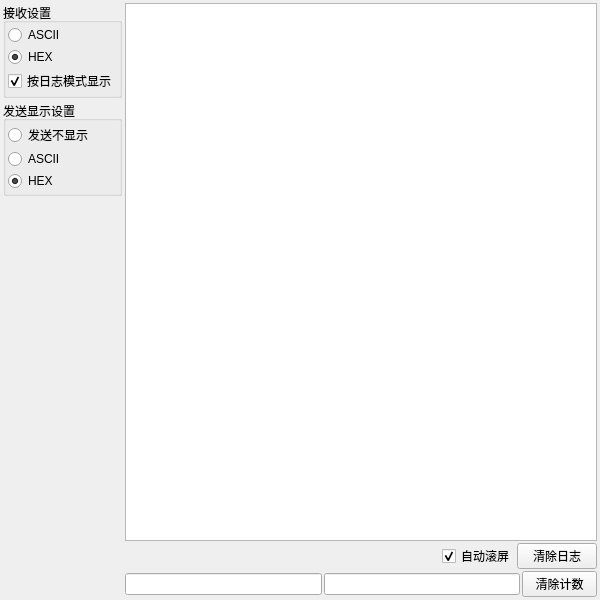
<?xml version="1.0" encoding="UTF-8"?>
<ui version="4.0">
 <class>FormDataLog</class>
 <widget class="QWidget" name="FormDataLog">
  <property name="geometry">
   <rect>
    <x>0</x>
    <y>0</y>
    <width>600</width>
    <height>600</height>
   </rect>
  </property>
  <property name="minimumSize">
   <size>
    <width>600</width>
    <height>600</height>
   </size>
  </property>
  <property name="windowTitle">
   <string>数据日志</string>
  </property>
  <property name="windowIcon">
   <iconset resource="resources.qrc">
    <normaloff>:/icon/MI.ico</normaloff>:/icon/MI.ico</iconset>
  </property>
  <layout class="QHBoxLayout" name="horizontalLayout_3">
   <property name="spacing">
    <number>3</number>
   </property>
   <property name="leftMargin">
    <number>3</number>
   </property>
   <property name="topMargin">
    <number>3</number>
   </property>
   <property name="rightMargin">
    <number>3</number>
   </property>
   <property name="bottomMargin">
    <number>3</number>
   </property>
   <item>
    <layout class="QVBoxLayout" name="verticalLayout_6">
     <item>
      <widget class="QGroupBox" name="groupBox">
       <property name="title">
        <string>接收设置</string>
       </property>
       <layout class="QVBoxLayout" name="verticalLayout_2">
        <property name="spacing">
         <number>2</number>
        </property>
        <property name="leftMargin">
         <number>2</number>
        </property>
        <property name="topMargin">
         <number>2</number>
        </property>
        <property name="rightMargin">
         <number>2</number>
        </property>
        <property name="bottomMargin">
         <number>2</number>
        </property>
        <item>
         <layout class="QVBoxLayout" name="verticalLayout">
          <property name="spacing">
           <number>2</number>
          </property>
          <item>
           <widget class="QRadioButton" name="radio_ASCII">
            <property name="text">
             <string>ASCII</string>
            </property>
            <property name="checked">
             <bool>false</bool>
            </property>
           </widget>
          </item>
          <item>
           <widget class="QRadioButton" name="radio_hex">
            <property name="text">
             <string>HEX</string>
            </property>
            <property name="checked">
             <bool>true</bool>
            </property>
           </widget>
          </item>
         </layout>
        </item>
        <item>
         <widget class="QCheckBox" name="check_isLog">
          <property name="text">
           <string>按日志模式显示</string>
          </property>
          <property name="checked">
           <bool>true</bool>
          </property>
         </widget>
        </item>
       </layout>
      </widget>
     </item>
     <item>
      <widget class="QGroupBox" name="groupBox_send">
       <property name="title">
        <string>发送显示设置</string>
       </property>
       <layout class="QVBoxLayout" name="verticalLayout_4">
        <property name="spacing">
         <number>2</number>
        </property>
        <property name="leftMargin">
         <number>2</number>
        </property>
        <property name="topMargin">
         <number>2</number>
        </property>
        <property name="rightMargin">
         <number>2</number>
        </property>
        <property name="bottomMargin">
         <number>2</number>
        </property>
        <item>
         <layout class="QVBoxLayout" name="verticalLayout_send">
          <property name="spacing">
           <number>2</number>
          </property>
          <item>
           <widget class="QRadioButton" name="radio_show_send">
            <property name="text">
             <string>发送不显示</string>
            </property>
            <property name="checked">
             <bool>false</bool>
            </property>
           </widget>
          </item>
          <item>
           <widget class="QRadioButton" name="radio_ASCII_send">
            <property name="text">
             <string>ASCII</string>
            </property>
            <property name="checked">
             <bool>false</bool>
            </property>
           </widget>
          </item>
          <item>
           <widget class="QRadioButton" name="radio_hex_send">
            <property name="text">
             <string>HEX</string>
            </property>
            <property name="checked">
             <bool>true</bool>
            </property>
           </widget>
          </item>
         </layout>
        </item>
       </layout>
      </widget>
     </item>
     <item>
      <spacer name="verticalSpacer">
       <property name="orientation">
        <enum>Qt::Vertical</enum>
       </property>
       <property name="sizeHint" stdset="0">
        <size>
         <width>20</width>
         <height>40</height>
        </size>
       </property>
      </spacer>
     </item>
    </layout>
   </item>
   <item>
    <layout class="QVBoxLayout" name="verticalLayout_3">
     <property name="spacing">
      <number>2</number>
     </property>
     <item>
      <widget class="QTextBrowser" name="txtBs_recvData"/>
     </item>
     <item>
      <layout class="QHBoxLayout" name="horizontalLayout">
       <item>
        <spacer name="horizontalSpacer">
         <property name="orientation">
          <enum>Qt::Horizontal</enum>
         </property>
         <property name="sizeHint" stdset="0">
          <size>
           <width>40</width>
           <height>20</height>
          </size>
         </property>
        </spacer>
       </item>
       <item>
        <widget class="QCheckBox" name="check_autoScroll">
         <property name="text">
          <string>自动滚屏</string>
         </property>
         <property name="checked">
          <bool>true</bool>
         </property>
        </widget>
       </item>
       <item>
        <widget class="QPushButton" name="button_clear">
         <property name="text">
          <string>清除日志</string>
         </property>
        </widget>
       </item>
      </layout>
     </item>
     <item>
      <layout class="QHBoxLayout" name="horizontalLayout_2">
       <item>
        <widget class="QLineEdit" name="lineEdit_frmCnt">
         <property name="readOnly">
          <bool>true</bool>
         </property>
        </widget>
       </item>
       <item>
        <widget class="QLineEdit" name="lineEdit_byteCnt">
         <property name="readOnly">
          <bool>true</bool>
         </property>
        </widget>
       </item>
       <item>
        <widget class="QPushButton" name="pushButton">
         <property name="maximumSize">
          <size>
           <width>75</width>
           <height>16777215</height>
          </size>
         </property>
         <property name="text">
          <string>清除计数</string>
         </property>
        </widget>
       </item>
      </layout>
     </item>
    </layout>
   </item>
  </layout>
 </widget>
 <resources>
  <include location="resources.qrc"/>
 </resources>
 <connections/>
</ui>
